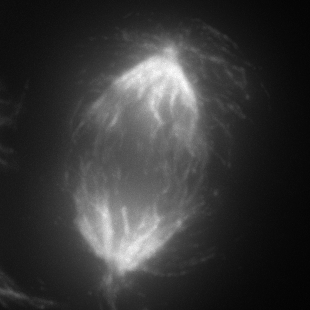
#> input picture spindle.tif, 310 x 310 px
$ jupyter execute rotateSpindleAxis.ipynb   (shell and % lines are left out)   (older library calls are emulated)
#> lines starting #> are read from the running program, lines starting #| are printed output that depends on the picture; after the words box and inside, x2 and y2 are one past the last pixel; in counts of white or black regions, pixels touching at a corner belong together
[cell 1]
import math
import matplotlib.pyplot as plt
import numpy as np
import mahotas as mh

from skimage import io
from skimage.io import imshow, imread
from skimage.draw import ellipse
from skimage.measure import label, regionprops
from skimage.transform import rotate

file = 'spindle.tif'
image = io.imread(file)
#> image is the input picture: shape (310, 310); min 3, max 255, mean 55.2

[cell 2]
io.imshow(image)

[cell 3]
imagef = mh.gaussian_filter(image, 6)
imagef = (imagef > imagef.mean())
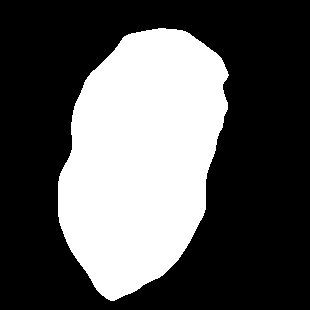
#> imagef: shape (310, 310) bool; 34.6% white; 1 white region, box (x1, y1, x2, y2) and area: (58, 28, 229, 301) 33267
imshow(imagef)

[cell 4]
label_img = label(imagef)
#> label_img: shape (310, 310) int32; values 0 (black) and 1 (white), 34.6% white; 1 white region
regions = regionprops(label_img)
#> regions = 1 regions; box (x1, y1, x2, y2) and area: (58, 28, 229, 301) 33267

plt.imshow(label_img, cmap = 'gray')

[cell 5]
label_img = label(imagef)
regions = regionprops(label_img)

for props in regions:
    y0, x0 = props.centroid
    orientation = props.orientation
#> this loop made 1 pass
#> (y0, x0, orientation) on pass 1: (157.5, 141, -0.254)

image_rotated = rotate(image, angle = - orientation * 180 / np.pi, order = 0)
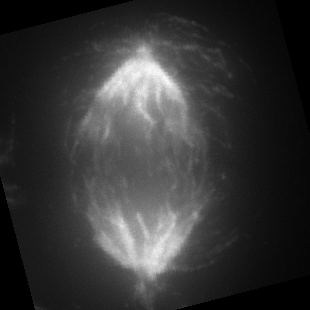
#> image_rotated: shape (310, 310); min 0, max 255, mean 53.5
imshow(image_rotated)

[cell 6]
fig, (ax1, ax2, ax3) = plt.subplots(ncols = 3, figsize = (25, 25))
ax1.imshow(image, cmap= 'gray')
ax2.imshow(imagef, cmap = 'gray')
ax3.imshow(image_rotated, cmap = 'gray')
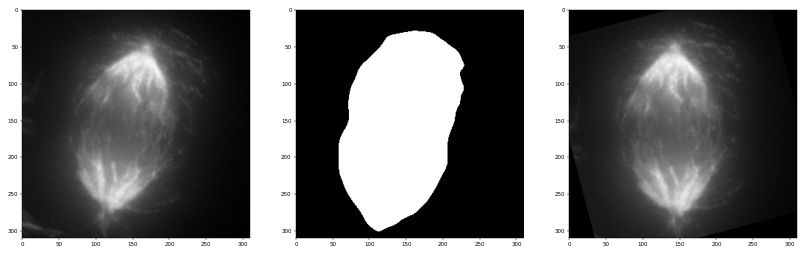
#> figure drawn by matplotlib, 3 panels

[cell 7]
imagef_rotated = mh.gaussian_filter(image_rotated, 5)
imagef_rotated = (imagef_rotated > imagef_rotated.mean())
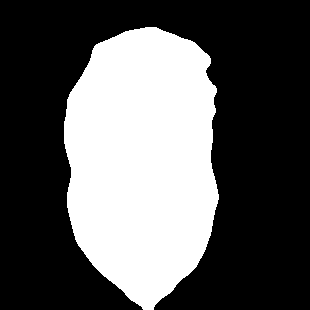
#> imagef_rotated: shape (310, 310) bool; 35.5% white; 1 white region, box (x1, y1, x2, y2) and area: (64, 27, 219, 310) 34123
imshow(imagef_rotated)

[cell 8]
label_img = label(imagef_rotated)
#> label_img: shape (310, 310) int32; values 0 (black) and 1 (white), 35.5% white; 1 white region
regions = regionprops(label_img)
#> regions = 1 regions; box (x1, y1, x2, y2) and area: (64, 27, 219, 310) 34123

for props in regions:
    y0, x0 = props.centroid
    y0 = int(y0)
    x0 = int(x0)
    orientation = props.orientation

    fig, ax = plt.subplots(figsize = (5, 5))
    ax.imshow(image_rotated, cmap=plt.cm.gray)

    xr = int(x0 + math.cos(orientation) * 0.5 * props.major_axis_length)
    yr = int(y0 - math.sin(orientation) * 0.5 * props.major_axis_length)
    xl = int(x0 - math.cos(orientation) * 0.5 * props.major_axis_length)
    yl = int(y0 - math.sin(orientation) * 0.5 * props.major_axis_length)

    xt = int(x0 - math.sin(orientation) * 0.5 * props.minor_axis_length)
    yt = int(y0 - math.cos(orientation) * 0.5 * props.minor_axis_length)
    xb = int(x0 + math.sin(orientation) * 0.5 * props.minor_axis_length)
    yb = int(y0 + math.cos(orientation) * 0.5 * props.minor_axis_length)

    ax.plot((xl, xr), (yl, yr), '-k', linewidth=2)
    ax.plot((xt, xb), (yt, yb), '-k', linewidth=2)
    ax.plot(x0, y0, '.b', markersize=10)
#> this loop made 1 pass
#> (y0, x0, orientation, xr, yr, xl, yl, xt) on pass 1: (160, 142, -0.00697, 282, 160, 1, 160, 142)
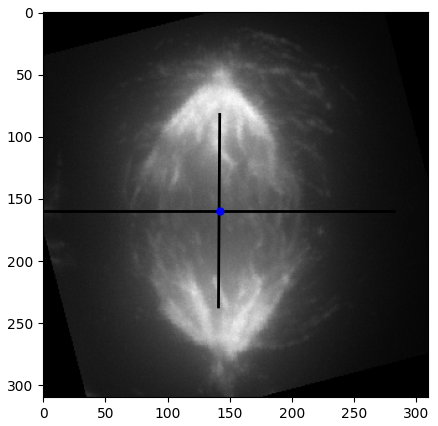
#> figure drawn by matplotlib, 1 panel

[cell 9]
left_spindle = image_rotated[yt:yb, xl:int(x0)]
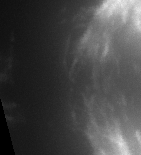
#> left_spindle: shape (155, 141); min 0, max 241, mean 69.7
right_spindle = image_rotated[yt:yb, int(x0):xr]
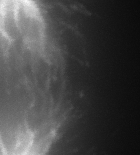
#> right_spindle: shape (155, 140); min 10, max 247, mean 69.8

fig, (ax1, ax2) = plt.subplots(ncols = 2, figsize = (8, 8))
ax1.imshow(left_spindle, cmap = 'gray')
ax2.imshow(right_spindle, cmap = 'gray')

[cell 10]
steps = 10

binl_size = int((x0 - xl) / steps)
#> binl_size = 14
fig, axes = plt.subplots(ncols = steps, sharey = True)
binl = np.zeros(steps)
for i in np.arange(steps):
    axes[i].imshow(image_rotated[yt:yb, (xl + i * binl_size) : (xl + (i + 1) * binl_size)],
                   cmap = 'gray')
    binl[i] = np.sum(image_rotated[yt:yb, (xl + i * binl_size) : (xl + (i + 1) * binl_size)])
#> after the loop, binl = [44049, 54840, 63398, 79723, 106902, 143355, 201405, 253613, 275193, 279398]
print(binl)
#| [ 44049.  54840.  63398.  79723. 106902. 143355. 201405. 253613. 275193.
#|  279398.]
plt.subplots_adjust(wspace=2)
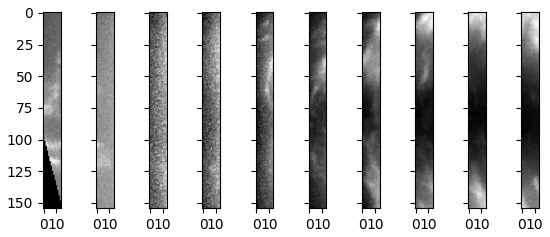
#> figure drawn by matplotlib, 10 panels

[cell 11]
binl_size = int((xr - x0) / steps)
fig, axes = plt.subplots(ncols = steps, sharey = True)
binr = np.zeros(steps)
for i in np.arange(steps):
    axes[i].imshow(image_rotated[yt:yb, (x0 + i * binl_size) : (x0 + (i + 1) * binl_size)],
                   cmap = 'gray')
    binr[i] = np.sum(image_rotated[yt:yb, (x0 + i * binl_size) : (x0 + (i + 1) * binl_size)])
#> after the loop, binr = [287667, 286440, 272260, 212763, 148038, 104225, 76301, 55079, 41231, 31343]
print(binr)
#| [287667. 286440. 272260. 212763. 148038. 104225.  76301.  55079.  41231.
#|   31343.]
plt.subplots_adjust(wspace=2)
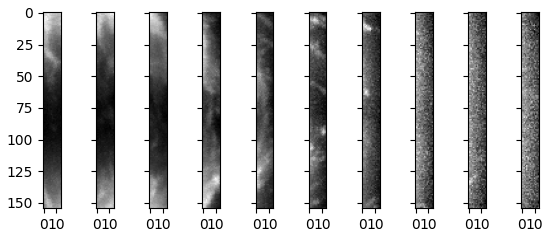
#> figure drawn by matplotlib, 10 panels

[cell 12]
bin = np.concatenate([binl, binr])
#> bin = 20 values, max 287667 at index 10, min 31343 at index 19, mean 150861.1
print(bin)
#| [ 44049.  54840.  63398.  79723. 106902. 143355. 201405. 253613. 275193.
#|  279398. 287667. 286440. 272260. 212763. 148038. 104225.  76301.  55079.
#|   41231.  31343.]

[cell 13]
fig, (ax1, ax2) = plt.subplots(nrows = 2, sharex = True, figsize = (10, 10))
ax1.imshow(image_rotated, cmap = 'gray')
ax2.plot(np.linspace(0, 300, 20), bin)


plt.tight_layout()
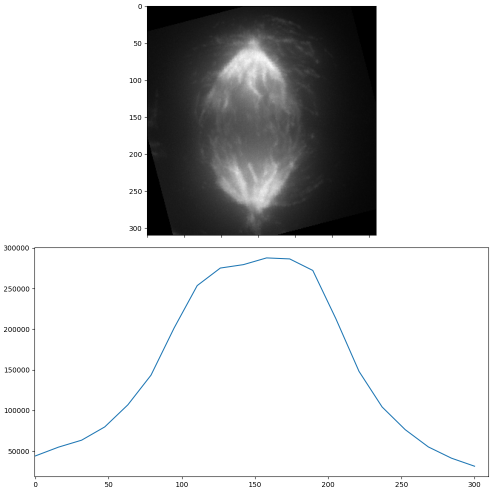
#> figure drawn by matplotlib, 2 panels; panel 2: curve peaks at x = 157.9, y = 287667
